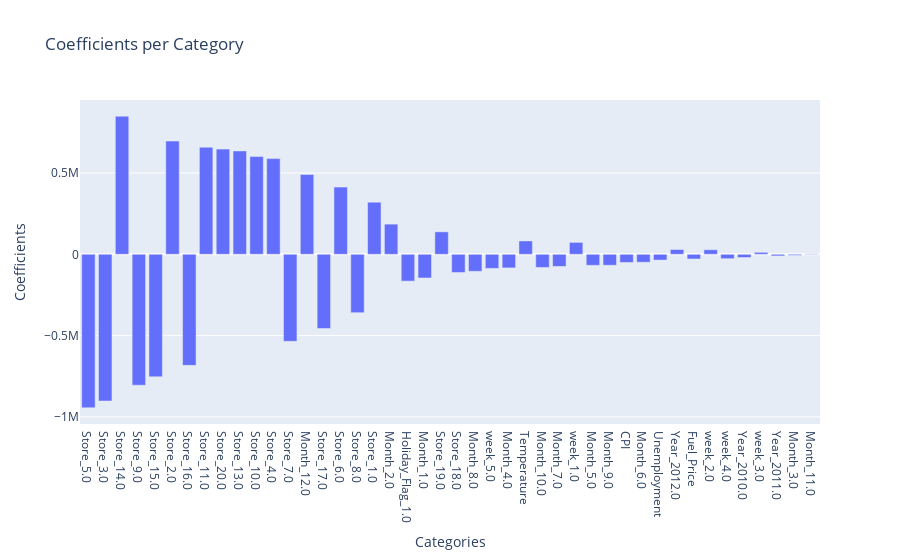

The cell this chart's notebook holds for it:
### Code cell
fig = px.bar(coef, x="categories", y="coefficients", 
             labels={'categories': 'Categories', 'coefficients': 'Coefficients'}, 
             title='Coefficients per Category')
fig.show()

### Figure 1 — Plotly figure (JSON) as saved in the notebook; plotly's stock layout.template omitted (floating-point values rounded to 4 significant figures)
{"data": [{"hovertemplate": "Categories=%{x}<br>Coefficients=%{y}<extra></extra>", "legendgroup": "", "marker": {"color": "#636efa", "pattern": {"shape": ""}}, "name": "", "orientation": "v", "showlegend": false, "textposition": "auto", "type": "bar", "x": ["Store_5.0", "Store_3.0", "Store_14.0", "Store_9.0", "Store_15.0", "Store_2.0", "Store_16.0", "Store_11.0", "Store_20.0", "Store_13.0", "Store_10.0", "Store_4.0", "Store_7.0", "Month_12.0", "Store_17.0", "Store_6.0", "Store_8.0", "Store_1.0", "Month_2.0", "Holiday_Flag_1.0", "Month_1.0", "Store_19.0", "Store_18.0", "Month_8.0", "week_5.0", "Month_4.0", "Temperature", "Month_10.0", "Month_7.0", "week_1.0", "Month_5.0", "Month_9.0", "CPI", "Month_6.0", "Unemployment", "Year_2012.0", "Fuel_Price", "week_2.0", "week_4.0", "Year_2010.0", "week_3.0", "Year_2011.0", "Month_3.0", "Month_11.0"], "xaxis": "x", "y": [-943900.0, -902000.0, 849300.0, -805000.0, -753500.0, 696600.0, -682900.0, 658600.0, 647000.0, 636000.0, 601300.0, 588500.0, -534900.0, 491100.0, -456300.0, 413300.0, -359200.0, 320400.0, 185500.0, -164800.0, -145500.0, 138200.0, -111600.0, -104400.0, -86550.0, -83690.0, 82150.0, -80790.0, -74560.0, 73240.0, -67660.0, -67260.0, -50130.0, -48790.0, -35430.0, 29550.0, -28720.0, 28110.0, -26920.0, -19760.0, 12120.0, -9790.0, -6348.0, 2378.0], "yaxis": "y"}], "layout": {"barmode": "relative", "legend": {"tracegroupgap": 0}, "title": {"text": "Coefficients per Category"}, "xaxis": {"anchor": "y", "domain": [0, 1], "title": {"text": "Categories"}}, "yaxis": {"anchor": "x", "domain": [0, 1], "title": {"text": "Coefficients"}}}}
